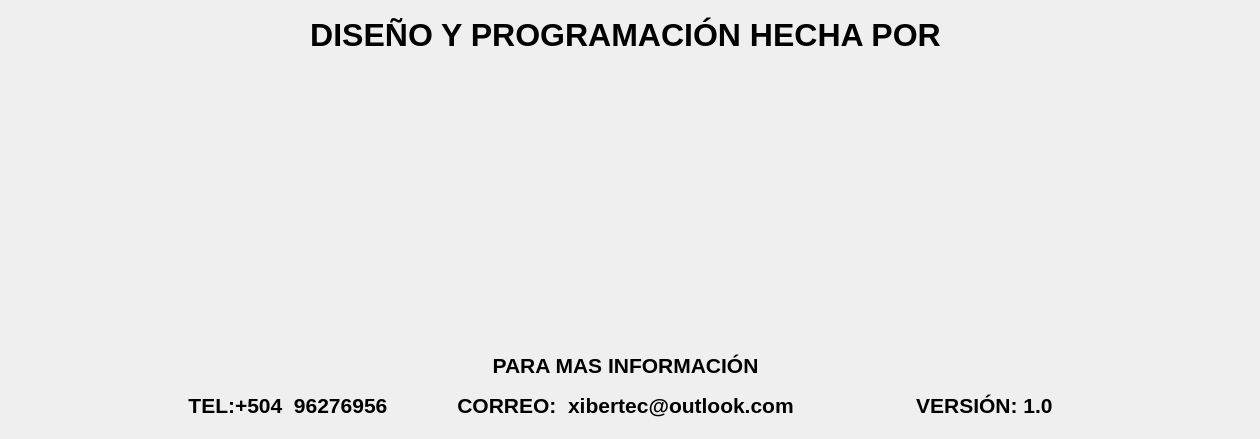
   <widget class="QWidget" name="tab_4">
    <attribute name="title">
     <string>MAS INFORMACIÓN</string>
    </attribute>
    <widget class="QLabel" name="label_6">
     <property name="geometry">
      <rect>
       <x>0</x>
       <y>380</y>
       <width>1241</width>
       <height>50</height>
      </rect>
     </property>
     <property name="minimumSize">
      <size>
       <width>0</width>
       <height>50</height>
      </size>
     </property>
     <property name="maximumSize">
      <size>
       <width>16777215</width>
       <height>100</height>
      </size>
     </property>
     <property name="font">
      <font>
       <pointsize>16</pointsize>
       <weight>75</weight>
       <bold>true</bold>
      </font>
     </property>
     <property name="layoutDirection">
      <enum>Qt::LeftToRight</enum>
     </property>
     <property name="text">
      <string>TEL:+504  96276956            CORREO:  xibertec@outlook.com                     VERSIÓN: 1.0</string>
     </property>
     <property name="scaledContents">
      <bool>true</bool>
     </property>
     <property name="alignment">
      <set>Qt::AlignCenter</set>
     </property>
    </widget>
    <widget class="QLabel" name="logo">
     <property name="geometry">
      <rect>
       <x>430</x>
       <y>70</y>
       <width>421</width>
       <height>271</height>
      </rect>
     </property>
     <property name="styleSheet">
      <string notr="true"/>
     </property>
     <property name="text">
      <string/>
     </property>
     <property name="scaledContents">
      <bool>true</bool>
     </property>
    </widget>
    <widget class="QLabel" name="label_5">
     <property name="geometry">
      <rect>
       <x>0</x>
       <y>340</y>
       <width>1251</width>
       <height>50</height>
      </rect>
     </property>
     <property name="minimumSize">
      <size>
       <width>0</width>
       <height>50</height>
      </size>
     </property>
     <property name="maximumSize">
      <size>
       <width>16777215</width>
       <height>100</height>
      </size>
     </property>
     <property name="font">
      <font>
       <pointsize>16</pointsize>
       <weight>75</weight>
       <bold>true</bold>
      </font>
     </property>
     <property name="layoutDirection">
      <enum>Qt::LeftToRight</enum>
     </property>
     <property name="text">
      <string>PARA MAS INFORMACIÓN</string>
     </property>
     <property name="scaledContents">
      <bool>true</bool>
     </property>
     <property name="alignment">
      <set>Qt::AlignCenter</set>
     </property>
    </widget>
    <widget class="QLabel" name="label_4">
     <property name="geometry">
      <rect>
       <x>0</x>
       <y>10</y>
       <width>1251</width>
       <height>50</height>
      </rect>
     </property>
     <property name="minimumSize">
      <size>
       <width>0</width>
       <height>50</height>
      </size>
     </property>
     <property name="maximumSize">
      <size>
       <width>16777215</width>
       <height>100</height>
      </size>
     </property>
     <property name="font">
      <font>
       <pointsize>24</pointsize>
       <weight>75</weight>
       <bold>true</bold>
      </font>
     </property>
     <property name="layoutDirection">
      <enum>Qt::LeftToRight</enum>
     </property>
     <property name="text">
      <string>DISEÑO Y PROGRAMACIÓN HECHA POR</string>
     </property>
     <property name="scaledContents">
      <bool>true</bool>
     </property>
     <property name="alignment">
      <set>Qt::AlignCenter</set>
     </property>
    </widget>
   </widget>
